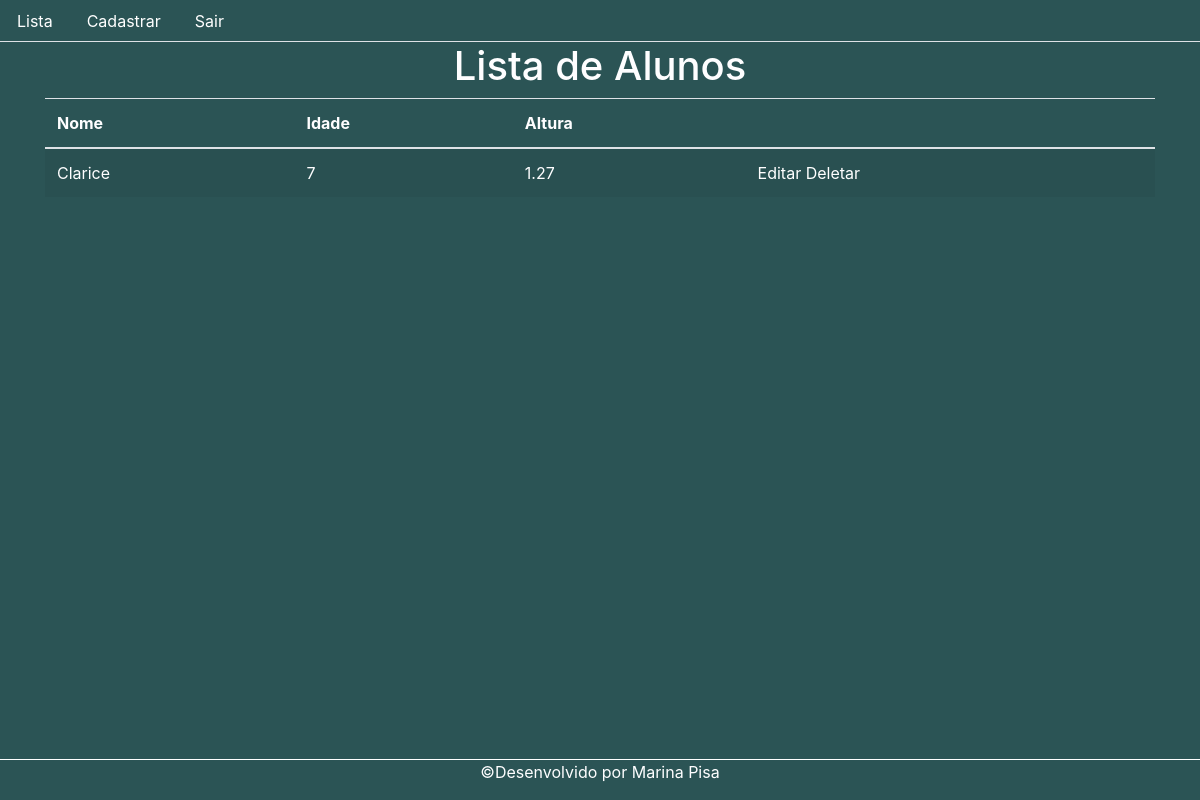
The page / on the database its author committed.
### Models/pessoa.py (models this page shows, shortened)
class Pessoa(db.Model):
   id       = db.Column(db.Integer, primary_key=True, autoincrement=True)
   nome     = db.Column(db.String(15), nullable=False)
   idade    = db.Column(db.String(40), nullable=False)
   altura   = db.Column(db.String(20), nullable=False)

### view.py (the view)
@app.route('/')
def inicio():
    lista = Pessoa.query.order_by(Pessoa.id)
    return render_template('lista.html', titulo = 'Lista de Alunos', pessoas = lista)

### templates/lista.html
{% extends "template.html" %}
{% block conteudo%}
        <table class="table table-striped">
            <thead>
                <tr>
                    <th scope="col">Nome</th>
                    <th scope="col">Idade</th>
                    <th scope="col">Altura</th>
                    <th></th>
                </tr>
            </thead>
            <tbody>
                {% for pessoa in pessoas %}
                <tr>
                    <td>{{pessoa.nome}}</td>
                    <td>{{pessoa.idade}}</td>
                    <td>{{pessoa.altura}}</td>
                    <td>
                        <a href="{{url_for('editar', id=pessoa.id)}}">Editar</a>
                        <a href="{{url_for('deletar', id=pessoa.id)}}">Deletar</a>
                    </td>
                </tr>
                {% endfor %}
            </tbody>
        </table>
{% endblock %}

### static/style.css (style rules this page uses)
body { color: rgb(254, 254, 255); background: rgb(43, 84, 85); }
a { color: white; }

### rows shown on the page
Pessoa: nome "Clarice", idade "7", altura "1.27"

### other values the page prints
{{ titulo }} "Lista de Alunos"
